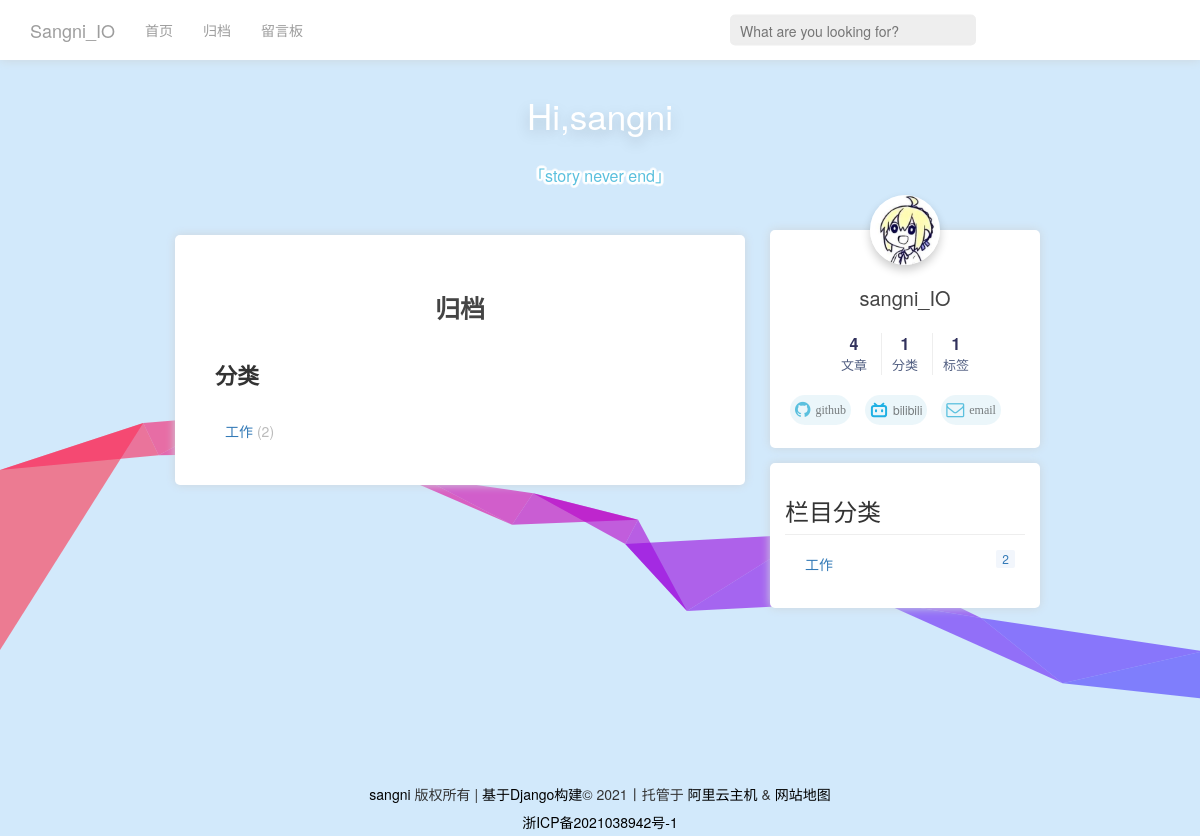
Page /archive/ on the committed database.
### web/models.py (models this page shows, shortened)
class Category(models.Model):
    name = models.CharField(verbose_name='博客类别', max_length=20)
    number = models.IntegerField(verbose_name='分类数目', default=0)
    class Meta:
        ordering = ['name']
        verbose_name = "类别名称"
        verbose_name_plural = '分类列表'
        db_table = "category"  # 数据库表名

class User(AbstractUser):
    tag = models.CharField(max_length=50)
    email = models.EmailField()
    created_time = models.CharField(max_length=50, default=now)
    comment_num = models.PositiveIntegerField(verbose_name='评论数', default=0)  # 评论数
    avatar = models.ImageField(upload_to='media', default="media/default.png")  # 用户头像

### web/views.py (the view)
# urls.py: url( r'^archive/$', ArichiveView.as_view(), name='archive' ),
class ArichiveView(View):
    def get(self, request):
        all_blog = models.Article.objects.all().order_by('-created_time')
        all_category = models.Category.objects.all().order_by('id')
        user = models.User.objects.first()
        count_nums = models.Counts.objects.get(id=1)
        blog_nums = count_nums.blog_nums
        cate_nums = count_nums.category_nums
        tag_nums = count_nums.tag_nums
        try:
            page = request.GET.get('page', 1)
        except PageNotAnInteger:
            page = 1
        p = Paginator(all_blog, 5, request=request)
        all_blog = p.page(page)
        return render(request, 'archive.html', {
            'avatar': user.avatar,
            'all_blog': all_blog,
            'all_category': all_category,
            'blog_nums': blog_nums,
            'cate_nums': cate_nums,
            'tag_nums': tag_nums,
        })

### web/templates/archive.html (shortened to what this page needs)
{% extends 'base.html' %}
{% block content %}
    <div class="container col-md-6" id="prime">
        <div class="content article">
            <div class="post-block archive post">
                <div id="posts" class="posts-collapse">
                    <h1 class="post-collapse-title" itemprop="name headline">归档</h1>
                    <div class="category-all-page">
                        <div class="category-all-title">分类</div>
                        <div class="category-all">
                            <ul class="category-list">
                                {% for category in all_category %}
                                <li class="category-list-item">
                                    <a class="category-list-link" href="">{{category.name}}</a>
                                    <span class="category-list-count">({{category.number}})</span>
                                </li>
                                {% endfor %}
                            </ul>
                        </div>
                    </div>
                        {% regroup all_blog.object_list by created_time.year as dates_by_year %}
                 </div>
            </div>
        </div>
    </div>
{% endblock%}

### web/templates/base.html (shortened to what this page needs)
<!DOCTYPE html>
<html lang="en">
<head>
    <link rel="stylesheet" href="https://cdn.staticfile.org/font-awesome/4.7.0/css/font-awesome.css">
    <link rel="stylesheet" href="../static/bootstrap.min.css">
    <link rel="stylesheet" href="../static/main.css">
</head>
<body>
<div>
    <nav class="navbar navbar-inverse" role="navigation">
        <div class="container">
            <div class="navbar-header">
                <a class="navbar-brand" href="/index/">Sangni_IO</a>
            </div>
            <div class="collapse navbar-collapse" id="example-navbar-collapse">
                <ul class="nav navbar-nav">
                    <li><a href="/index/">首页</a></li>
                    <li><a href="/archive/">归档</a></li>
                    <li><a href="/article/2">留言板</a></li>
                    <li class="item-search">
                        <form action="{% url 'search' %}" class="search-form" method="get">
                            <div class="fgroup">
                                <input class="search" type="search" placeholder="What are you looking for?" name="q">
                            </div>
                        </form>
                    </li>
                </ul>
            </div>
        </div>
    </nav>
</div>
<div class="banner_container">
    <span class="banner_title">Hi,sangni</span>
    <span class="banner_title1">「story never end」</span>
</div>
<div id="main">
    {% block content %}
    {% endblock %}
    <div id="rightbar" class="fixed-top">
        <div class="my-info">
        <div id="avatar"><img  class='img' src="/media/{{avatar}}" alt=""></div>
        <div class="name"><a>sangni_IO</a></div>
        <div>
            <nav class="site-state">
                <div class="site-state-item site-state-posts">
                    <a style="cursor: default;">
                        <span class="site-state-item-count">{{blog_nums}}</span>
                        <span class="site-state-item-name">文章</span>
                    </a>
                </div>
                <div class="site-state-item site-state-categories">
                    <a data-toggle="modal" data-target="#blog_categories">
                        <span class="site-state-item-count">{{cate_nums}}</span>
                        <span class="site-state-item-name">分类</span>
                    </a>
                </div>
                <div class="site-state-item site-state-tags">
                    <a data-toggle="modal" data-target="#blog_tags">
                        <span class="site-state-item-count">{{tag_nums}}</span>
                        <span class="site-state-item-name">标签</span>
                    </a>
                </div>
            </nav>
        </div>
        <div class="links-of-author motion-element">
                <span class="links-of-author-item scaleup">
                    <a href="https://github.com/sangni3" target="_blank" title="github">
                        <i class="fa fa-github">
                            <span>github</span>
                        </i>
                    </a>
                </span>
            <span class="links-of-author-item scaleup">
                    <a href="https://space.bilibili.com/7867047" target="_blank" title="bilibili">
                        <i style="fill:#20b0e3;">
                            <span>bilibili</span>
                        </i>
                    </a>
                </span>
            <span class="links-of-author-item scaleup">
                    <a href="mailto:dujuntaolove@outlook.com" target="_blank" title="email">
                        <i class="fa fa-envelope-o">
                            <span>email</span>
                        </i>
                    </a>
                </span>
        </div>
        </div>
        <div class="categorys">
            <h3>栏目分类</h3>
            <ul>
                {% for category in all_category %}
                <li >
                    <a href="/type/{{category.id}}">{{category.name}}
                        <span>{{category.number}}</span>
                    </a>
                </li>
                {% endfor %}
            </ul>
        </div>
    </div>
</div>
<footer class="footer">
    <div class="footer-inner">
        <div class="copyright pull-left">
            <a href="/" title="KenZhang">sangni</a> 版权所有 |
            <a href="https://www.djangoproject.com/" title="Django" target="_blank">基于Django构建</a>© 2021丨托管于
            <a rel="nofollow" target="_blank" href="https://www.aliyun.com/" title="阿里云主机">阿里云主机</a> &amp;
            <a href="/sitemap.xml" title="Sitemap" target="_blank">网站地图</a>
            <div style="text-align: center;">
                <a rel="nofollow" target="_blank" href="https://beian.miit.gov.cn/">浙ICP备2021038942号-1</a>
            </div>
        </div>
    </div>
    <link rel="stylesheet" href="https://cdn.jsdelivr.net/npm/aplayer@1.10.1/dist/APlayer.min.css">
</footer>
</body>
</html>

### rows in the picture
Category: name "工作", number "2"
User: avatar (picture)

### other values in the picture
{{ blog_nums }} "4"
{{ cate_nums }} "1"
{{ tag_nums }} "1"
